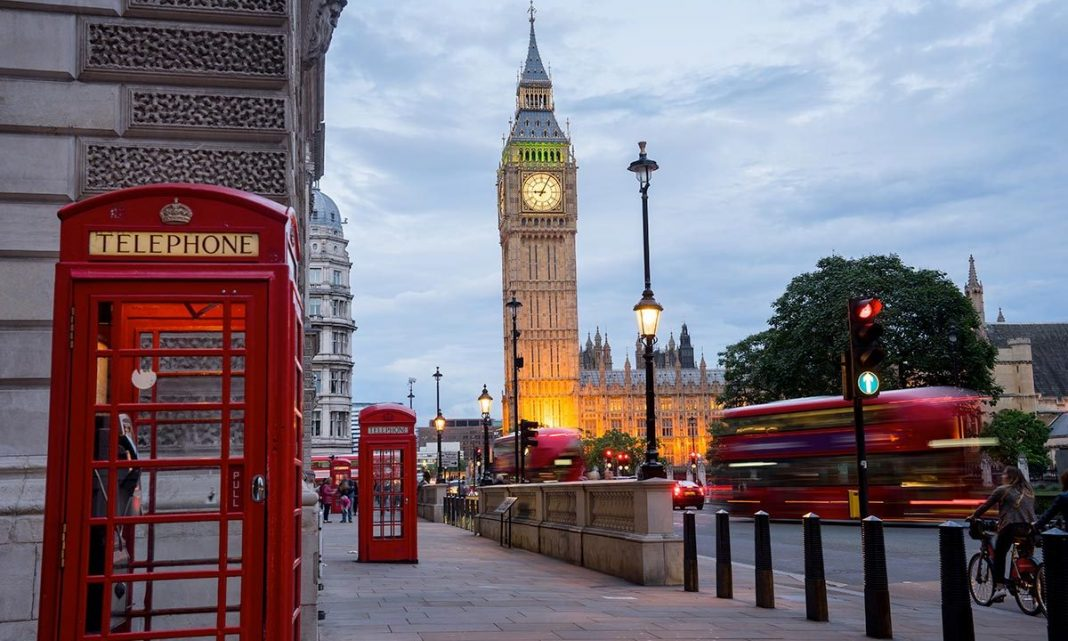
#> input picture london1.jpg, 1068 x 641 px, found by its file name
$ python main.py
#> lines starting #> are read from the running program, lines starting #| are printed output that depends on the picture; after the words box and inside, x2 and y2 are one past the last pixel; in counts of white or black regions, pixels touching at a corner belong together
### Version 2/image_sampling.py
import numpy as np
import matplotlib.pyplot as plt
import random

def get_valid_orientations(img, sample_size):
    """Determine valid arrangement of samples that can fit within image dimensions """
    img_height, img_width = img.shape[:2]
    valid_orientations = []
    all_orientations = np.array([[3, 1], [2, 2], [1, 3]])
    # Save each arrangement of samples that can fit within the image's dimensions
    for orientation in all_orientations:
        if orientation[0] * sample_size <= img_width and orientation[1] * sample_size <= img_height:
            valid_orientations.append(orientation)
    return np.array(valid_orientations)

def create_position_map(img):
    """Create a map to store valid locations for samples"""
    img_height, img_width = img.shape[:2]
    position_map = np.ones([img_height, img_width])
    return position_map

def add_border(position_map, border_size):
    """Add a border of 0s around the edge of the positional map"""
    position_map[:border_size, :] = 0
    position_map[-border_size:, :] = 0
    position_map[:, :border_size] = 0
    position_map[:, -border_size:] = 0
    return position_map

def initialise_sample_coordinates(orientation, sample_size, num_samples):
    """Calculate and store intial 3 coordinates based on chosen orientation. Return as dict """
    border = sample_size//2
    rows, cols = orientation
    sample_coordinates = {}
    samples_placed = 0
    for row in range(rows):
        for col in range(cols):
            if samples_placed >= num_samples:
                return sample_coordinates
            x = row * sample_size + border
            y = col * sample_size + border
            sample_coordinates[samples_placed] = (x, y)
            samples_placed += 1
    return sample_coordinates

def place_sample_on_map(position_map, coordinates, sample_size):
    """Mark a sample on the positional map by setting the area aroudn the coordinates (the sample region) to 0"""
    half_size = sample_size//2
    x, y = coordinates
    updated_map = position_map

    updated_map[y-half_size:y+half_size+1, x-half_size:x+half_size+1] = 0

    return updated_map

def dilate_zeros(position_map, sample_size):
    """Dilate all regions where 0 is present by half of sample_size """
    dilated_map = position_map.copy()
    half_size = sample_size // 2
    img_height, img_width = dilated_map.shape

    for y in range(img_height):
        for x in range(img_width):
            if position_map[y, x] == 0:
                y_start = max(0, y - half_size)
                y_end = min(img_height, y + half_size + 1)
                x_start = max(0, x - half_size)
                x_end = min(img_width, x + half_size + 1)
                dilated_map[y_start:y_end, x_start:x_end] = 0
    return dilated_map

def randomly_place_sample(position_map):
    """Use the positional map as a mask to determine valid spaces where the sample can be (randomly) placed"""
    img_height, img_width = position_map.shape

    # Create an array of coordinates equal in shape to original image
    coords = np.array([(x, y) for y in range(img_height) for x in range(img_width)])

    # Mask out the invalid positions
    valid_coords = coords[position_map.flatten() == 1]

    random_pos = random.choice(valid_coords)

    return random_pos

def sample_image(img, coordinates, half_sample_size):
    """Return image centred at given coordinate, of size sample_size"""
    x, y = coordinates
    return img[y-half_sample_size:y+half_sample_size+1, x-half_sample_size:x+half_sample_size+1]

def plot_samples(img, num_samples, sample_coordinates, offset, square_size, samples):
    """Plot original image, showing where samples are taken from, and image samples"""
    # Plot original image, overlaying squares to show where samples are taken from
    fig, axs = plt.subplots(2, 1, figsize=(10, 5))
    axs[0].imshow(img)
    for i in range(num_samples):
        x, y = sample_coordinates[i]
        rect = plt.Rectangle((x - offset, y -  offset), square_size, square_size, edgecolor='r', facecolor='none')
        axs[0].add_patch(rect)
    axs[0].axis('off')

    # Display the samples in a single row beneath the original image
    axs[1].imshow(np.hstack(samples))
    axs[1].axis('off')

    plt.show()

def halve_length(length, decimalise=False):
    """
    Halve the given length. If length is 1, return 1 or 0.5 based on the decimalise flag.

    Args:
        length (int): The length to be halved. Expected to be an odd integer.
        decimalise (bool): Flag to determine if 1 should be returned as 0.5. Defaults to False.
    """
    if length == 1:
        return 0.5 if decimalise else 1
    return length//2

# [17 lines left out: function get_sample_length, not called in this run]

### Version 2/main.py
import matplotlib.image as mpimg
from image_sampling import *

def main():
    #random.seed(0)

    # Read image
    path_to_file = 'london1.jpg'
    img = mpimg.imread(path_to_file)
#> img is the input picture: shape (641, 1068, 3); mean R, G, B 121.2, 110.9, 120.7

    # Get number and size of samples
    num_samples = 3
    sample_length = 41#get_sample_length()

    # Check if the image dimensions are big enough to fit the samples
    orientations = get_valid_orientations(img, sample_length)
#> orientations = [[3, 1], [2, 2], [1, 3]]
    assert len(orientations) > 0, f'The sample sizes are too large. {num_samples} samples of length {sample_length} cannot fit within the image without overlap'

    # Select inital sample layout and calculate inital sample coordinates
    selected_orientation = orientations[0]
#> selected_orientation = [3, 1]
    sample_coordinates = initialise_sample_coordinates(selected_orientation, sample_length, num_samples)
#> in initialise_sample_coordinates, `rows, cols = orientation`: rows = 3; cols = 1
#> sample_coordinates = {0: (20, 20), 1: (61, 20), 2: (102, 20)}

    # (Randomly) shuffle position of samples
    for i in range(num_samples):
        # Refresh the position map
        position_map = create_position_map(img)

        # Place all samples (except for the sample to be moved)
        for j in range(num_samples):
            if i != j:
                position_map = place_sample_on_map(position_map, sample_coordinates[j], sample_length)

        # Add a buffer around each placed sample (prevent overlap with other samples)
        # and add border, if necessary (to contain sample fully within image)
        position_map = dilate_zeros(position_map, sample_length)
        if sample_length>1:
            position_map = add_border(position_map, halve_length(sample_length))

        # Select new postion from available spots. Update with new coordinates
        new_pos = randomly_place_sample(position_map)
        sample_coordinates[i] = new_pos
#> this loop made 3 passes
#> new_pos on passes 1 to 3: [864, 417], [639, 458], [322, 61]
#> pass 1, in place_sample_on_map (call 2), `updated_map = position_map`:
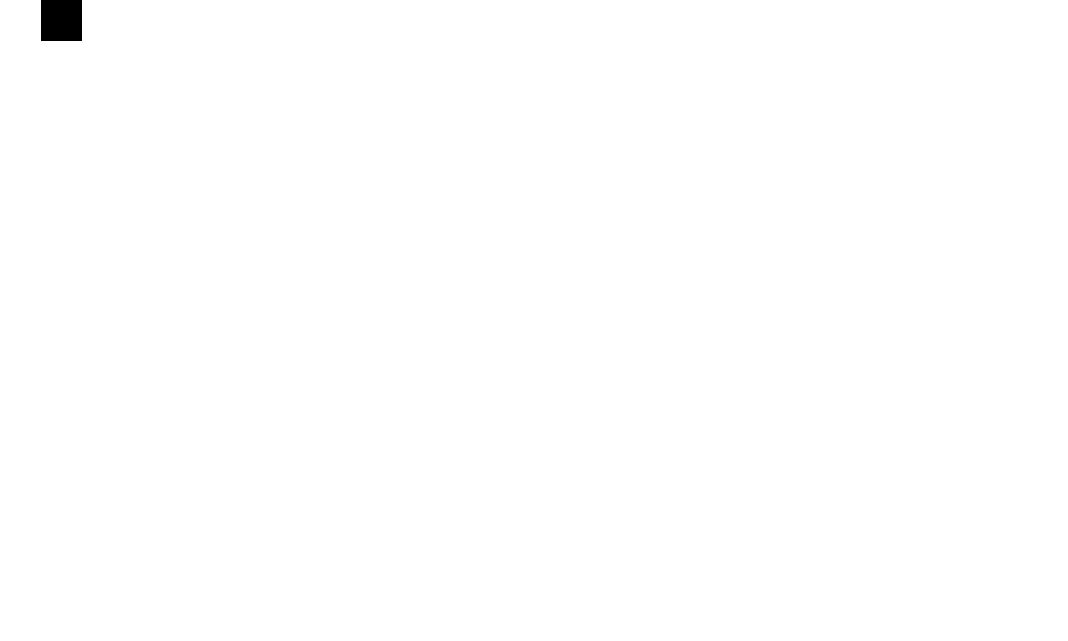
#> updated_map: shape (641, 1068) float64; values 0 (black) and 1 (white), 99.8% white; 1 black region, box (x1, y1, x2, y2) and area: (41, 0, 82, 41) 1681
#> pass 1, in dilate_zeros, `dilated_map = position_map.copy()`:
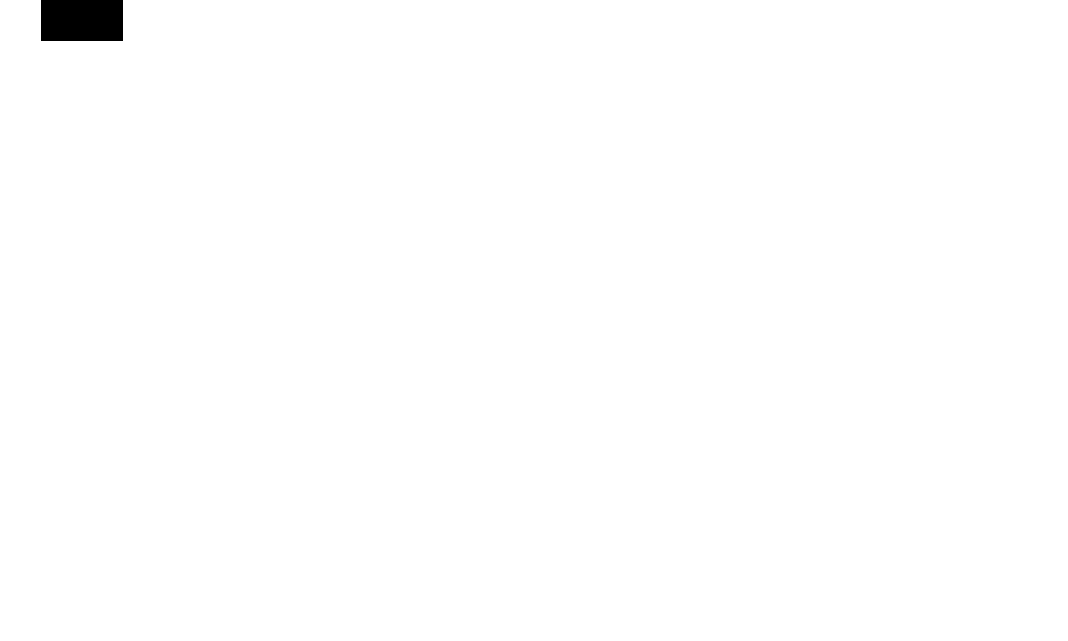
#> dilated_map: shape (641, 1068) float64; values 0 (black) and 1 (white), 99.5% white; 1 black region, box (x1, y1, x2, y2) and area: (41, 0, 123, 41) 3362
#> pass 1, in main, `position_map = dilate_zeros(position_map, sample_length)`:
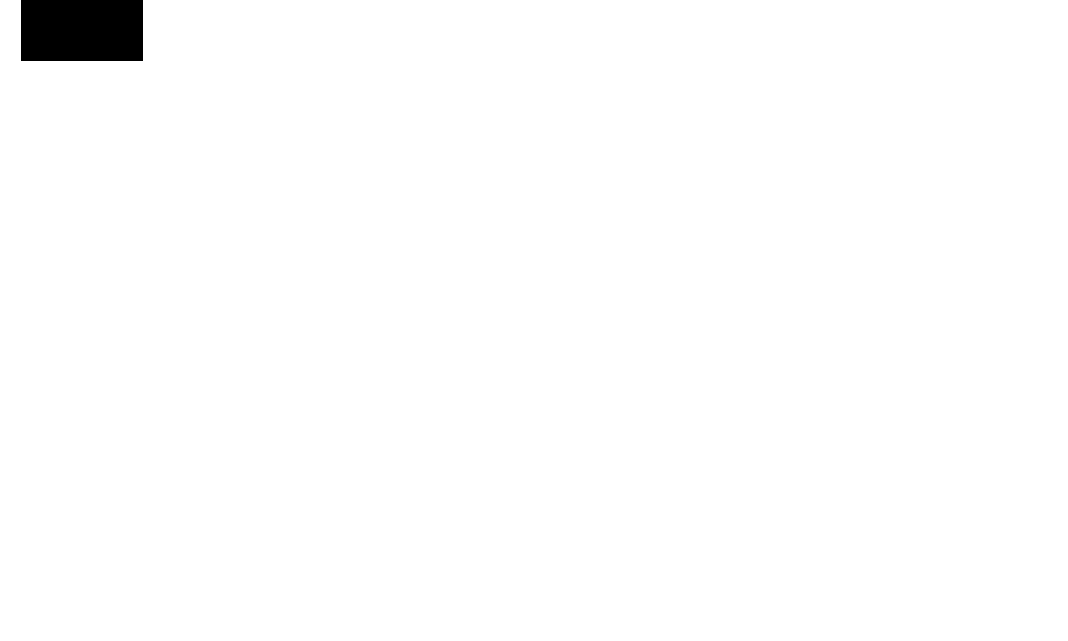
#> position_map: shape (641, 1068) float64; values 0 (black) and 1 (white), 98.9% white; 1 black region, box (x1, y1, x2, y2) and area: (21, 0, 143, 61) 7442
#> after the loop:
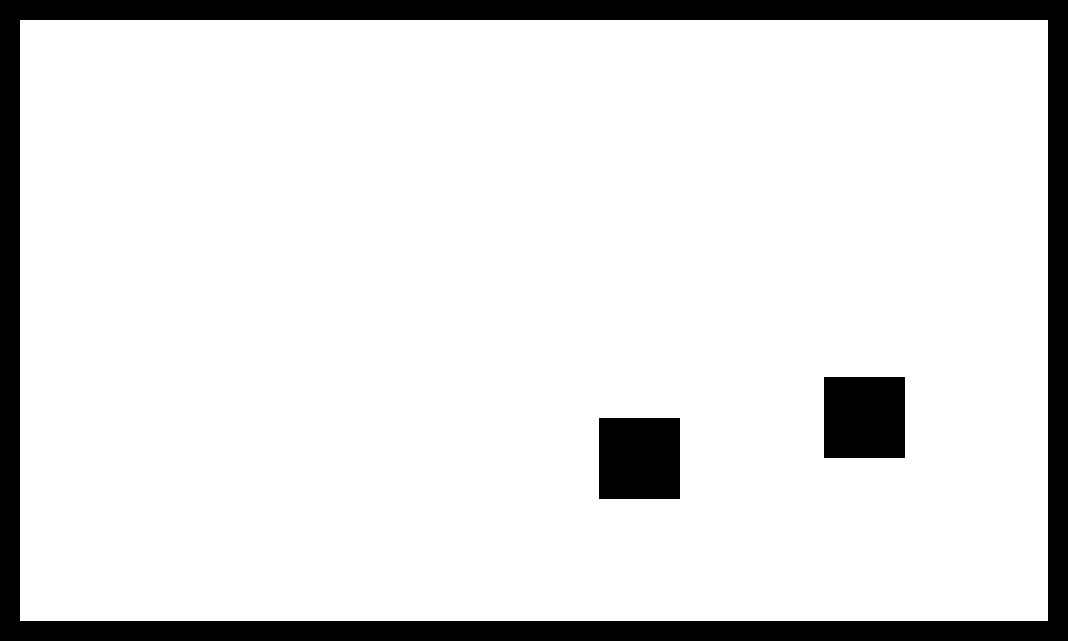
#> position_map: shape (641, 1068) float64; values 0 (black) and 1 (white), 88.3% white; 3 black regions, box (x1, y1, x2, y2) and area: (0, 0, 1068, 641) 66760, (824, 377, 905, 458) 6561, (599, 418, 680, 499) 6561
#> after the loop, sample_coordinates = {0: [864, 417], 1: [639, 458], 2: [322, 61]}

    # Shuffle order of samples
    random.shuffle(sample_coordinates)

    # Save sampled images
    samples = []
    for i in range(num_samples):
        sample = sample_image(img, sample_coordinates[i], sample_length//2)
        samples.append(sample)
#> this loop made 3 passes
#> pass 1, in main, `sample = sample_image(img, sample_coordinates[i], sample_length//2)`:
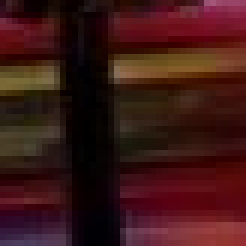
#> sample: shape (41, 41, 3) (shown 6 times larger); mean R, G, B 61.6, 23.3, 21.5
#> pass 3, in main, `sample = sample_image(img, sample_coordinates[i], sample_length//2)`:
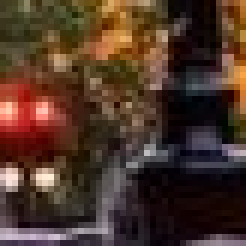
#> sample: shape (41, 41, 3) (shown 6 times larger); mean R, G, B 77.6, 53.3, 40.4
#> after the loop, samples = 3 items
    #print(sample_coordinates)
    plot_samples(img, num_samples, sample_coordinates, halve_length(sample_length, decimalise=True), sample_length, samples)
#> the loop in plot_samples, `for i in range(num_samples):` made 3 passes
#> in plot_samples, `plt.show()`:
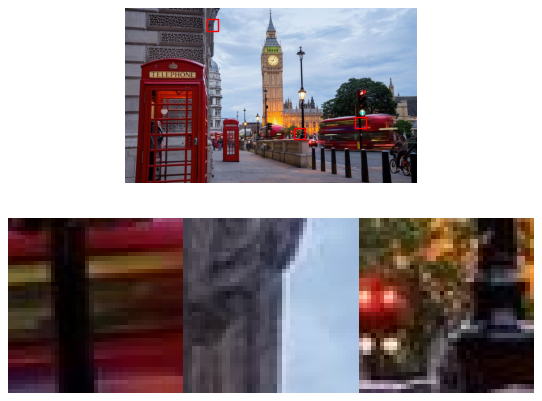
#> figure drawn by matplotlib, 2 panels

if __name__ == '__main__':
    main()
